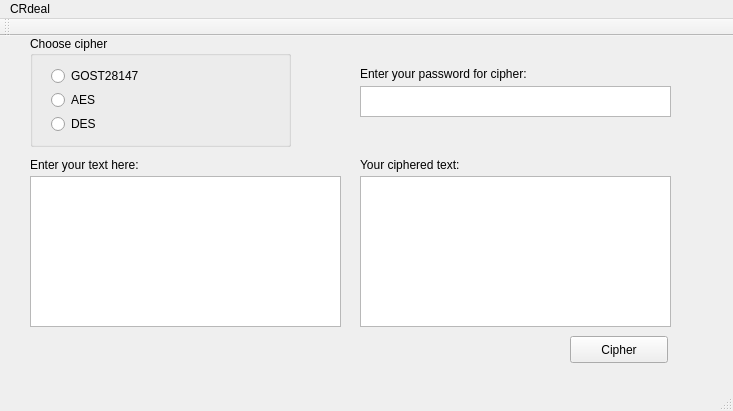
<?xml version="1.0" encoding="UTF-8"?>
<ui version="4.0">
 <class>MainWindow</class>
 <widget class="QMainWindow" name="MainWindow">
  <property name="geometry">
   <rect>
    <x>0</x>
    <y>0</y>
    <width>733</width>
    <height>411</height>
   </rect>
  </property>
  <property name="windowTitle">
   <string>MainWindow</string>
  </property>
  <widget class="QWidget" name="centralWidget">
   <widget class="QPushButton" name="pushButton">
    <property name="geometry">
     <rect>
      <x>570</x>
      <y>300</y>
      <width>98</width>
      <height>27</height>
     </rect>
    </property>
    <property name="text">
     <string>Cipher</string>
    </property>
   </widget>
   <widget class="QTextEdit" name="textEdit">
    <property name="geometry">
     <rect>
      <x>360</x>
      <y>50</y>
      <width>311</width>
      <height>31</height>
     </rect>
    </property>
   </widget>
   <widget class="QTextEdit" name="textEdit_2">
    <property name="geometry">
     <rect>
      <x>30</x>
      <y>140</y>
      <width>311</width>
      <height>151</height>
     </rect>
    </property>
   </widget>
   <widget class="QGroupBox" name="groupBox">
    <property name="geometry">
     <rect>
      <x>30</x>
      <y>0</y>
      <width>261</width>
      <height>111</height>
     </rect>
    </property>
    <property name="title">
     <string>Choose cipher</string>
    </property>
    <widget class="QWidget" name="verticalLayoutWidget">
     <property name="geometry">
      <rect>
       <x>10</x>
       <y>20</y>
       <width>160</width>
       <height>88</height>
      </rect>
     </property>
     <layout class="QVBoxLayout" name="verticalLayout">
      <item>
       <widget class="QRadioButton" name="radioButton">
        <property name="autoFillBackground">
         <bool>false</bool>
        </property>
        <property name="text">
         <string>GOST28147</string>
        </property>
       </widget>
      </item>
      <item>
       <widget class="QRadioButton" name="radioButton_2">
        <property name="text">
         <string>AES</string>
        </property>
       </widget>
      </item>
      <item>
       <widget class="QRadioButton" name="radioButton_3">
        <property name="text">
         <string>DES</string>
        </property>
       </widget>
      </item>
     </layout>
    </widget>
   </widget>
   <widget class="QTextEdit" name="textEdit_3">
    <property name="geometry">
     <rect>
      <x>360</x>
      <y>140</y>
      <width>311</width>
      <height>151</height>
     </rect>
    </property>
   </widget>
   <widget class="QLabel" name="label">
    <property name="geometry">
     <rect>
      <x>30</x>
      <y>120</y>
      <width>211</width>
      <height>17</height>
     </rect>
    </property>
    <property name="text">
     <string>Enter your text here:</string>
    </property>
   </widget>
   <widget class="QLabel" name="label_2">
    <property name="geometry">
     <rect>
      <x>360</x>
      <y>120</y>
      <width>151</width>
      <height>17</height>
     </rect>
    </property>
    <property name="text">
     <string>Your ciphered text:</string>
    </property>
   </widget>
   <widget class="QLabel" name="label_3">
    <property name="geometry">
     <rect>
      <x>360</x>
      <y>30</y>
      <width>221</width>
      <height>16</height>
     </rect>
    </property>
    <property name="text">
     <string>Enter your password for cipher:</string>
    </property>
   </widget>
  </widget>
  <widget class="QMenuBar" name="menuBar">
   <property name="geometry">
    <rect>
     <x>0</x>
     <y>0</y>
     <width>733</width>
     <height>25</height>
    </rect>
   </property>
   <widget class="QMenu" name="menuCRdeal">
    <property name="title">
     <string>CRdeal</string>
    </property>
   </widget>
   <addaction name="menuCRdeal"/>
  </widget>
  <widget class="QToolBar" name="mainToolBar">
   <attribute name="toolBarArea">
    <enum>TopToolBarArea</enum>
   </attribute>
   <attribute name="toolBarBreak">
    <bool>false</bool>
   </attribute>
  </widget>
  <widget class="QStatusBar" name="statusBar"/>
 </widget>
 <layoutdefault spacing="6" margin="11"/>
 <resources/>
 <connections/>
</ui>
